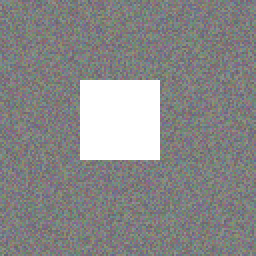
#> input picture tests/fixtures/manipulated.png, 128 x 128 px (shown 2 times larger)
$ python -i lighting_consistency.py   (imports and definitions only)
#> lines starting #> are read from the running program, lines starting #| are printed output that depends on the picture; after the words box and inside, x2 and y2 are one past the last pixel; in counts of white or black regions, pixels touching at a corner belong together
### priorpatch/detectors/__init__.py
"""
Forensic detectors package.

Detectors are automatically discovered and registered when this package is imported.
Any Python file in this directory that contains a class decorated with @register_detector
will be automatically loaded.

To add a new detector:
1. Create a new .py file in this directory
2. Implement a class inheriting from DetectorInterface
3. Decorate it with @register_detector
4. The detector will be automatically discovered!

No need to manually edit this file.
"""

import importlib
import logging
import pkgutil
from pathlib import Path
from typing import List

logger = logging.getLogger(__name__)

# Files to skip during auto-discovery
_SKIP_MODULES = {'__init__', 'base', 'registry'}


def _discover_detectors() -> List[str]:
    """Auto-discover and import all detector modules.

    Returns:
        List of successfully imported module names
    """
    imported = []
    package_dir = Path(__file__).parent

    for module_info in pkgutil.iter_modules([str(package_dir)]):
        module_name = module_info.name

        if module_name in _SKIP_MODULES:
            continue

        if module_name.startswith('_'):
            continue

        try:
            full_name = f'priorpatch.detectors.{module_name}'
            importlib.import_module(full_name)
            imported.append(module_name)
            logger.debug(f"Loaded detector module: {module_name}")
        except ImportError as e:
            logger.warning(f"Failed to import detector module {module_name}: {e}")
        except Exception as e:
            logger.error(f"Error loading detector module {module_name}: {e}")

    return imported


# Auto-discover all detectors on import
_discovered_modules = _discover_detectors()

# Export registry for convenience
from priorpatch.detectors.registry import DETECTOR_REGISTRY, register_detector, get_detector_class
from priorpatch.detectors.base import DetectorInterface

__all__ = [
    'DETECTOR_REGISTRY',
    'register_detector',
    'get_detector_class',
    'DetectorInterface',
] + _discovered_modules

### priorpatch/detectors/registry.py
"""
Simple registry so detectors can be looked up by name.
"""

from typing import Dict, Type, Optional
from priorpatch.detectors.base import DetectorInterface

# Global registry mapping detector names to classes
DETECTOR_REGISTRY: Dict[str, Type[DetectorInterface]] = {}


def register_detector(cls: Type[DetectorInterface]) -> Type[DetectorInterface]:
    """
    Decorator to add a detector to the registry.

    Usage:
        @register_detector
        class MyDetector(DetectorInterface):
            name = 'my_detector'
            ...
    """
    if cls.name in DETECTOR_REGISTRY:
        raise ValueError(f"Detector '{cls.name}' already registered")

    DETECTOR_REGISTRY[cls.name] = cls
    return cls


def get_detector_class(name: str) -> Optional[Type[DetectorInterface]]:
    """Get a detector class by name, or None if not found."""
    return DETECTOR_REGISTRY.get(name)

### priorpatch/detectors/lighting_consistency.py
"""
Lighting consistency detector for image forensics.

Real photographs have consistent lighting direction across the scene.
Spliced or composited images often have lighting inconsistencies because
different source images were lit from different directions.

This detector estimates local lighting direction and checks for consistency.

Method:
1. Estimate surface normals from shading (shape-from-shading)
2. Estimate light direction in local regions
3. Check consistency of light direction across the image

Reference: Johnson & Farid, "Exposing Digital Forgeries Through
           Inconsistencies in Lighting" (2005)
"""

import logging
from typing import Tuple, Optional

import numpy as np
from scipy import ndimage

from priorpatch.detectors.base import DetectorInterface
from priorpatch.detectors.registry import register_detector
from priorpatch.utils import rgb_to_luminance

logger = logging.getLogger(__name__)


# [193 lines left out: functions estimate_gradient, estimate_light_direction_region, analyze_lighting_consistency, analyze_shadow_consistency, not called in this run]


# [92 lines that did not run here, left out]

>>> import cv2
>>> picture = cv2.imread('../../tests/fixtures/manipulated.png', cv2.IMREAD_GRAYSCALE)
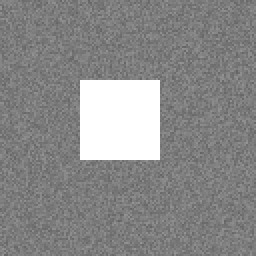
#> picture: shape (128, 128) (shown 2 times larger); min 100, max 255, mean 136.8
>>> result = analyze_shadow_consistency(picture)
#> in analyze_shadow_consistency, `dark_threshold = np.percentile(image, 20)`: dark_threshold = 116
#> in analyze_shadow_consistency, `dark_mask = image < dark_threshold`:
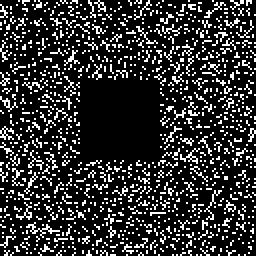
#> dark_mask: shape (128, 128) bool (shown 2 times larger); 19.4% white in thin lines or dots
#> in estimate_gradient, `gx = ndimage.sobel(image.astype(np.float64), axis=1)`:
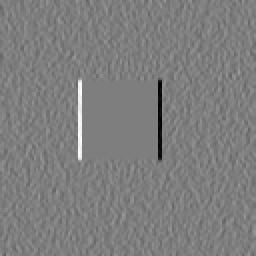
#> gx: shape (128, 128) float64 (shown 2 times larger); min -568, max 578, mean 0; drawn with min black and max white
#> in estimate_gradient, `gy = ndimage.sobel(image.astype(np.float64), axis=0)`:
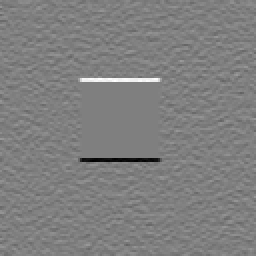
#> gy: shape (128, 128) float64 (shown 2 times larger); min -574, max 573, mean 0; drawn with min black and max white
#> in analyze_shadow_consistency, `magnitude = np.sqrt(gx**2 + gy**2)`:
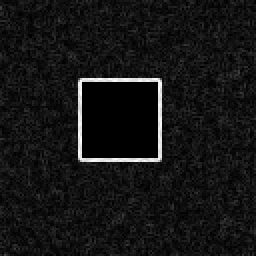
#> magnitude: shape (128, 128) float64 (shown 2 times larger); min 0, max 579.2, mean 47.6; drawn with min black and max white
#> in analyze_shadow_consistency, `edge_threshold = np.percentile(magnitude, 80)`: edge_threshold = 60.17
#> in analyze_shadow_consistency, `edge_mask = magnitude > edge_threshold`:
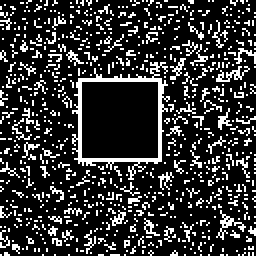
#> edge_mask: shape (128, 128) bool (shown 2 times larger); 20% white in thin lines or dots
#> in analyze_shadow_consistency, `dilated_dark = ndimage.binary_dilation(dark_mask, iterations=3)`:
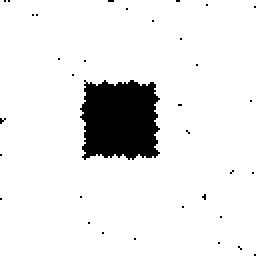
#> dilated_dark: shape (128, 128) bool (shown 2 times larger); 91.6% white; 34 black regions (33 under 20 px), largest, box (x1, y1, x2, y2) and area: (40, 40, 80, 80) 1337
#> in analyze_shadow_consistency, `shadow_edges = edge_mask & dilated_dark`: shadow_edges: shape (128, 128) bool; 19.9% white in thin lines or dots
#> in analyze_shadow_consistency, `edge_gx = gx[shadow_edges]`: edge_gx = 3256 values, max 578 at index 1713, min -568 at index 1219, mean -0.0974
#> in analyze_shadow_consistency, `edge_gy = gy[shadow_edges]`: edge_gy = 3256 values, max 573 at index 1114, min -574 at index 2013, mean -0.0574
#> in analyze_shadow_consistency, `angles = np.arctan2(edge_gy, edge_gx)`: angles = 3256 values, max 3.14 at index 690, min -3.13 at index 1380, mean -0.00361
#> in analyze_shadow_consistency, `mean_sin = np.mean(np.sin(2 * angles))`: mean_sin = 0.0284
#> in analyze_shadow_consistency, `mean_cos = np.mean(np.cos(2 * angles))`: mean_cos = 0.00911
#> in analyze_shadow_consistency, `R = np.sqrt(mean_sin**2 + mean_cos**2)`: R = 0.0299
#> result = {'shadow_consistency': 0.0299, 'shadow_confidence': 0.199, 'num_shadow_edges': 3256}
